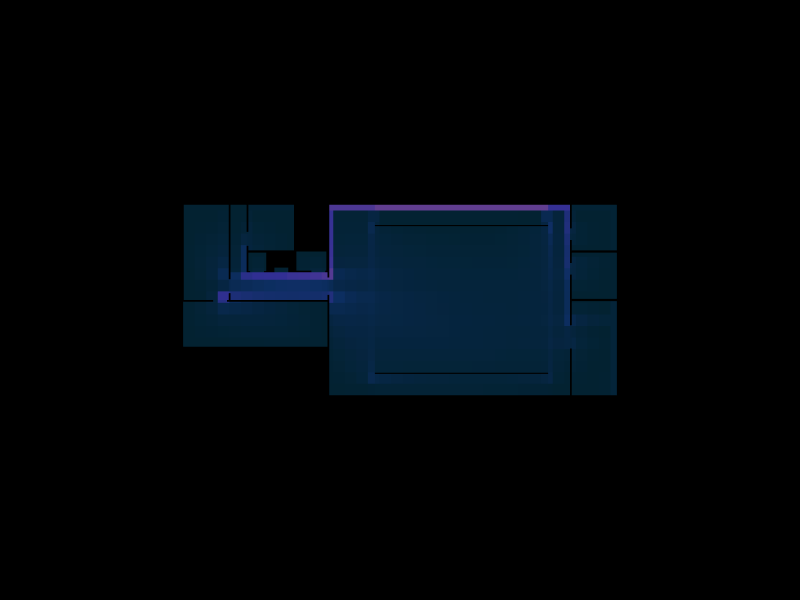

The code cell stored with this chart in its notebook:
### Code cell
Topology.Show(faces,
              faceColorKey="bc_color",
              faceOpacity=1,
              showEdges=False,
              showVertices=False,
              camera=[0,0,6],
              backgroundColor="black",
              width=800,
              height=600,
              renderer=renderer)
